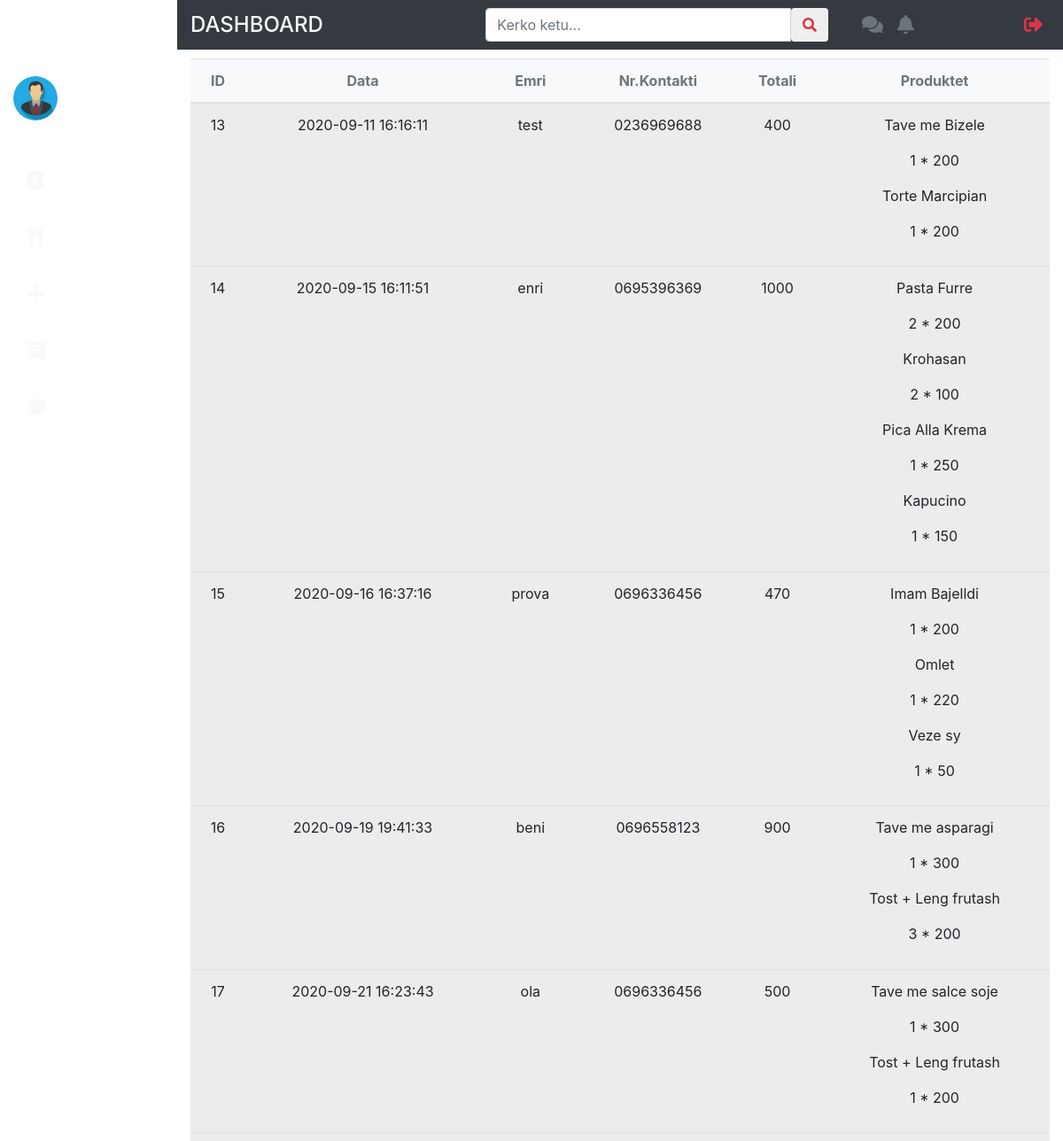
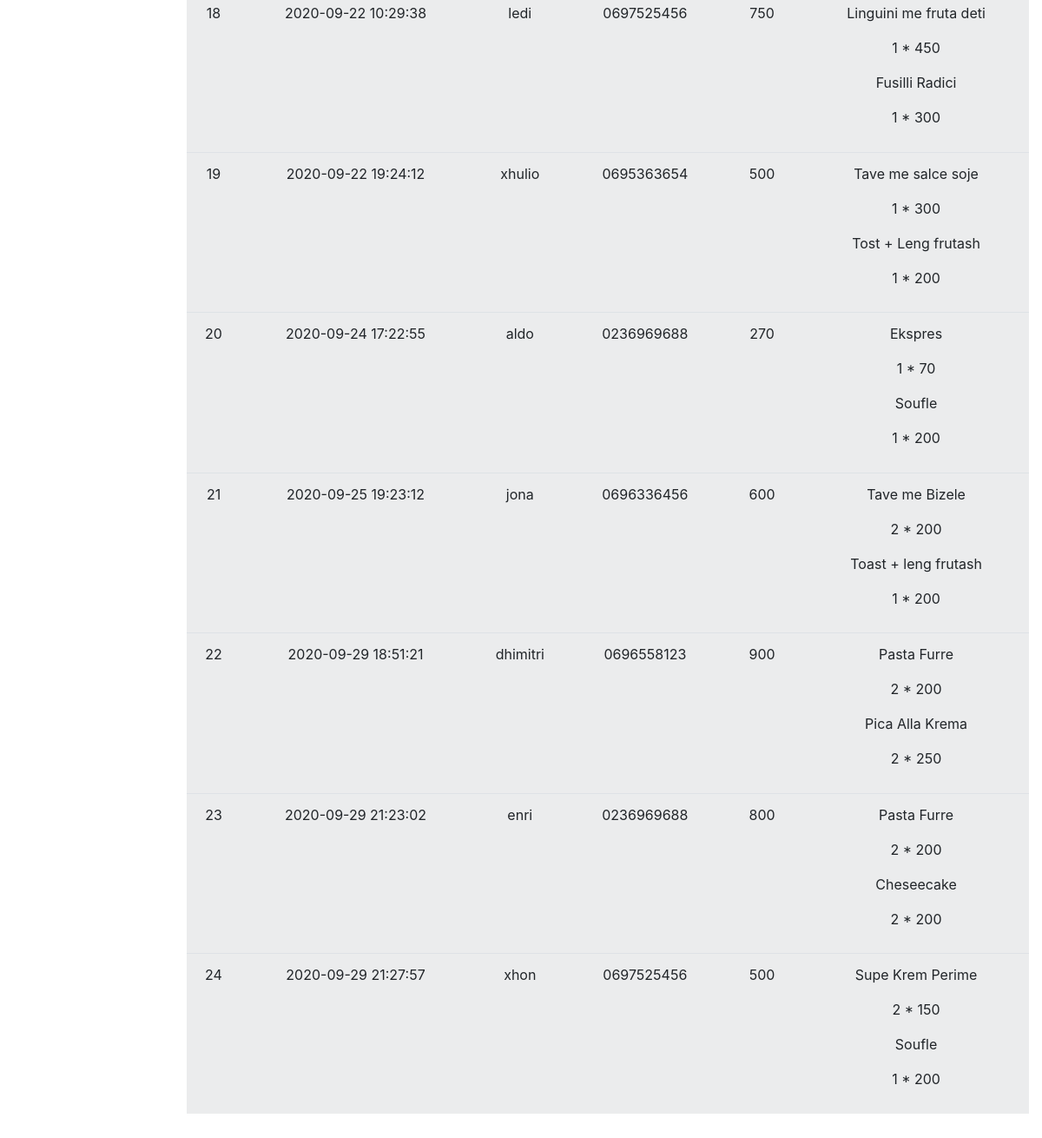
The app's page /admin_dashboard/porosi.php with its own data (2 pictures, top to bottom).
### tables this page shows
CREATE TABLE `porosit` (
  `id` int(11) NOT NULL,
  `emri` varchar(40) DEFAULT NULL,
  `nrcel` varchar(30) DEFAULT NULL,
  `nr_prod` varchar(4000) DEFAULT NULL,
  `totali` int(9) DEFAULT NULL,
  `uploadedon` datetime NOT NULL
);

CREATE TABLE `produktet` (
  `id` int(11) NOT NULL,
  `id_prod` int(11) NOT NULL,
  `emri_prod` varchar(255) NOT NULL,
  `cmimi` int(25) NOT NULL,
  `sasia` int(6) DEFAULT NULL
);

### admin_dashboard/porosi.php (the view, shortened to what this page needs)
<!doctype html>
<html lang="en">
  <head>
    <link rel="stylesheet" href="https://stackpath.bootstrapcdn.com/bootstrap/4.1.1/css/bootstrap.min.css">
    <link rel="stylesheet" href="style.css">
  </head>
  <body>
    <nav class="navbar navbar-expand-md navbar-light">
      <div class="collapse navbar-collapse" id="myNavbar">
        <div class="container-fluid">
          <div class="row">
            <div class="col-xl-2 col-lg-3 col-md-4 sidebar fixed-top">
              <a href="#" class="navbar-brand text-white d-block mx-auto text-center py-3 mb-4 bottom-border">Nderfaqa e Adminit</a>
              <div class="bottom-border pb-3">
                <img src="images/admini.png" width="50" class="rounded-circle mr-3">
                <a href="#" class="text-white"><?php echo 'Admin:'.$_SESSION['emri'] ?></a>
              </div>
              <ul class="navbar-nav flex-column mt-4">
                <li class="nav-item"><a href="index.php" class="nav-link text-white p-3 mb-2 "><i class="fas fa-address-book text-light fa-lg mr-3"></i>Rezervimet</a></li>
                <li class="nav-item"><a href="menuDite.php" class="nav-link text-white p-3 mb-2 sidebar-link"><i class="fas fa-utensils text-light fa-lg mr-3"></i>Menut</a></li>
                <li class="nav-item"><a href="shto_oferta.php" class="nav-link text-white p-3 mb-2 sidebar-link"><i class="fas fa-plus text-light fa-lg mr-3"></i> Shto Menu</a></li>
                <li class="nav-item"><a href="#" class="nav-link text-white p-3 mb-2 current"><i class="fas fa-archive text-light fa-lg mr-3"></i>Porosit</a></li>
                <li class="nav-item"><a href="posta.php" class="nav-link text-white p-3 mb-2 sidebar-link"><i class="fas fa-comment text-light fa-lg mr-3"></i>Posta</a></li>
              </ul>
            </div>
            <div class="col-xl-10 col-lg-9 col-md-8 ml-auto bg-dark fixed-top py-2 top-navbar">
              <div class="row align-items-center">
                <div class="col-md-4">
                  <h4 class="text-light text-uppercase mb-0">Dashboard</h4>
                </div>
                <div class="col-md-5">
                  <form>
                    <div class="input-group">
                      <input type="text" class="form-control search-input" placeholder="Kerko ketu...">
                      <button type="button" class="btn btn-white search-button"><i class="fas fa-search text-danger"></i></button>
                    </div>
                  </form>
                </div>
                <div class="col-md-3">
                  <ul class="navbar-nav">
                    <li class="nav-item icon-parent"><a href="#" class="nav-link icon-bullet"><i class="fas fa-comments text-muted fa-lg"></i></a></li>
                    <li class="nav-item icon-parent"><a href="#" class="nav-link icon-bullet"><i class="fas fa-bell text-muted fa-lg"></i></a></li>
                    <li class="nav-item ml-md-auto"><a href="#" class="nav-link" data-toggle="modal" data-target="#sign-out"><i class="fas fa-sign-out-alt text-danger fa-lg"></i></a></li>
                  </ul>
                </div>
              </div>
            </div>
          </div>
        </div>
      </div>
    </nav>
    <section>
      <div class="container-fluid">
        <div class="row mb-5">
          <div class="col-xl-10 col-lg-9 col-md-8 ml-auto">
            <div class="row align-items-center">
              <div class="col-xl-12 col-12 mb-4 mb-xl-0">
                <h3 class="text-muted text-center mb-3">Porosit</h3>
 <table class="table table-striped bg-light text-center">
                  <thead>
                    <tr class="text-muted">
                      <th>ID</th>
                      <th colspan='1'>Data</th>
                      <th>Emri</th>
                      <th>Nr.Kontakti</th>
                      <th>Totali</th>
                      <th>Produktet</th>
                    </tr>
                  </thead>
                  <tbody>
                  <?php require '../php/database.php';
  $result=  $conn->query("SELECT * FROM porosit") or die($conn->error);
while($row=$result->fetch_assoc()){
$id = $row['id'];
?>
                   <tr> <td><?php echo $row['id']?></td>
                   <td><?php echo $row['uploadedon'] ?>  </td>
                    <td><?php echo $row['emri']?></td>
                    <td><?php echo $row['nrcel']?></td>
                    <td><?php echo $row['totali']?></td>
                    <td>
                    <?php
  $result1 =  $conn->query("SELECT * FROM produktet WHERE id_prod = '$id'");
  while($row=$result1->fetch_assoc()){
  ?>
  <div><p><?php echo $row['emri_prod'] ?></p>
  <p><?php echo $row['sasia'] ?> * <?php echo $row['cmimi'] ?></p>
  <?php } ?>
</div>
                    </td>
                    <tr>
  <?php } ?>
                  </tbody>
                </table>
              </div>
            </div>
          </div>
        </div>
      </div>
    </section>
  </body>
</html>

### card/style.css (style rules this page uses)
img { max-width: 100%; height: auto; background: lightblue; background: radial-gradient(white 30%, lightblue 70%); }

### records on screen
porosit: id "13", uploadedon "2020-09-11 16:16:11", emri "test", nrcel "0236969688", totali "400"
produktet: emri_prod "Tave me Bizele", sasia "1", cmimi "200"
produktet: emri_prod "Torte Marcipian", sasia "1", cmimi "200"
porosit: id "14", uploadedon "2020-09-15 16:11:51", emri "enri", nrcel "0695396369", totali "1000"
produktet: emri_prod "Pasta Furre", sasia "2", cmimi "200"
produktet: emri_prod "Krohasan", sasia "2", cmimi "100"
produktet: emri_prod "Pica Alla Krema", sasia "1", cmimi "250"
produktet: emri_prod "Kapucino", sasia "1", cmimi "150"
porosit: id "15", uploadedon "2020-09-16 16:37:16", emri "prova", nrcel "0696336456", totali "470"
produktet: emri_prod "Imam Bajelldi", sasia "1", cmimi "200"
produktet: emri_prod "Omlet", sasia "1", cmimi "220"
produktet: emri_prod "Veze sy", sasia "1", cmimi "50"
porosit: id "16", uploadedon "2020-09-19 19:41:33", emri "beni", nrcel "0696558123", totali "900"
produktet: emri_prod "Tave me asparagi", sasia "1", cmimi "300"
produktet: emri_prod "Tost + Leng frutash", sasia "3", cmimi "200"
porosit: id "17", uploadedon "2020-09-21 16:23:43", emri "ola", nrcel "0696336456", totali "500"
produktet: emri_prod "Tave me salce soje", sasia "1", cmimi "300"
produktet: emri_prod "Tost + Leng frutash", sasia "1", cmimi "200"
porosit: id "18", uploadedon "2020-09-22 10:29:38", emri "ledi", nrcel "0697525456", totali "750"
produktet: emri_prod "Linguini me fruta deti", sasia "1", cmimi "450"
produktet: emri_prod "Fusilli Radici", sasia "1", cmimi "300"
porosit: id "19", uploadedon "2020-09-22 19:24:12", emri "xhulio", nrcel "0695363654", totali "500"
produktet: emri_prod "Tave me salce soje", sasia "1", cmimi "300"
produktet: emri_prod "Tost + Leng frutash", sasia "1", cmimi "200"
porosit: id "20", uploadedon "2020-09-24 17:22:55", emri "aldo", nrcel "0236969688", totali "270"
produktet: emri_prod "Ekspres", sasia "1", cmimi "70"
produktet: emri_prod "Soufle", sasia "1", cmimi "200"
porosit: id "21", uploadedon "2020-09-25 19:23:12", emri "jona", nrcel "0696336456", totali "600"
produktet: emri_prod "Tave me Bizele", sasia "2", cmimi "200"
produktet: emri_prod "Toast + leng frutash", sasia "1", cmimi "200"
porosit: id "22", uploadedon "2020-09-29 18:51:21", emri "dhimitri", nrcel "0696558123", totali "900"
produktet: emri_prod "Pasta Furre", sasia "2", cmimi "200"
produktet: emri_prod "Pica Alla Krema", sasia "2", cmimi "250"
porosit: id "23", uploadedon "2020-09-29 21:23:02", emri "enri", nrcel "0236969688", totali "800"
produktet: emri_prod "Pasta Furre", sasia "2", cmimi "200"
produktet: emri_prod "Cheseecake", sasia "2", cmimi "200"
porosit: id "24", uploadedon "2020-09-29 21:27:57", emri "xhon", nrcel "0697525456", totali "500"
produktet: emri_prod "Supe Krem Perime", sasia "2", cmimi "150"
produktet: emri_prod "Soufle", sasia "1", cmimi "200"
